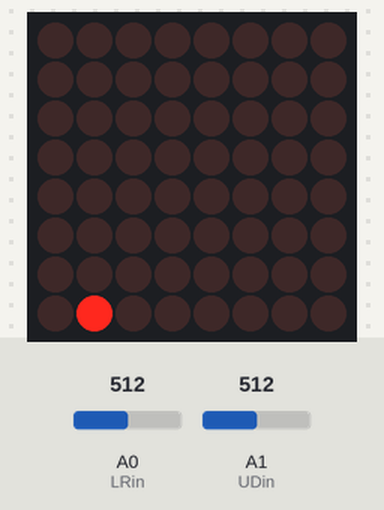
The sketch below on a simulated Arduino Uno, built with avr-gcc and run on an emulated ATmega328P. On the bench: 8×8 LED matrix. Inputs (shaded band) come from the test bench; at power-on: A0 (LRin) = 512, A1 (UDin) = 512. Random numbers use the default seed unless the sketch sets one.

Above: at 0.09 s.
At 0.63 s:
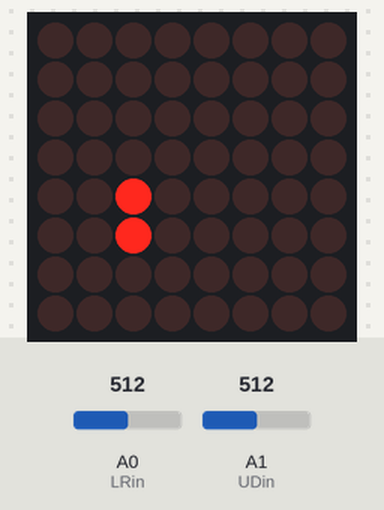
At 1.3 s:
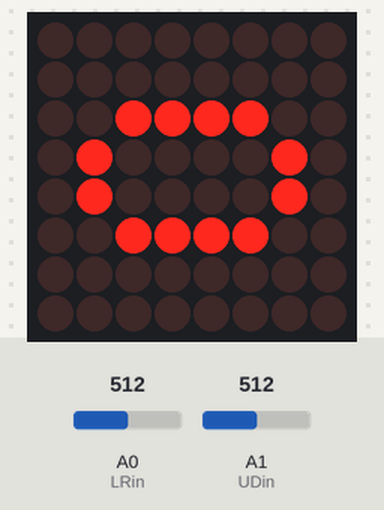

Measured:
- what the display in image 2 shows lasts 0.5 s, from 1.2 s to 1.7 s

The sketch:

snake_MAX.ino
```cpp
// (licence header left out)
#include "LedControl.h"
#include <math.h>
#include <stdlib.h>

#define NBR_MTX 1
LedControl lc=LedControl(12,11,10, 1); //Change these pin numbers if you need to.

  //numbers 0-9. Can be combined to write 0-99 by shifting 4 steps on X.
  int n[11][8][8] = {{
  {0,0,0,0,0,0,0,0},
  {0,1,1,0,0,0,0,0},
  {1,0,0,1,0,0,0,0},
  {1,0,0,1,0,0,0,0},
  {1,0,0,1,0,0,0,0},
  {1,0,0,1,0,0,0,0},
  {0,1,1,0,0,0,0,0},
  {0,0,0,0,0,0,0,0}
  },
  {
  {0,0,0,0,0,0,0,0},
  {0,0,1,0,0,0,0,0},
  {0,1,1,0,0,0,0,0},
  {0,0,1,0,0,0,0,0},
  {0,0,1,0,0,0,0,0},
  {0,0,1,0,0,0,0,0},
  {0,1,1,1,0,0,0,0},
  {0,0,0,0,0,0,0,0}
  },
  {

  {0,0,0,0,0,0,0,0},
  {0,1,1,0,0,0,0,0},
  {1,0,0,1,0,0,0,0},
  {0,0,0,1,0,0,0,0},
  {0,0,1,0,0,0,0,0},
  {0,1,0,0,0,0,0,0},
  {1,1,1,1,0,0,0,0},
  {0,0,0,0,0,0,0,0}
  },
  {

  {0,0,0,0,0,0,0,0},
  {0,1,1,0,0,0,0,0},
  {1,0,0,1,0,0,0,0},
  {0,0,1,0,0,0,0,0},
  {0,0,0,1,0,0,0,0},
  {1,0,0,1,0,0,0,0},
  {0,1,1,0,0,0,0,0},
  {0,0,0,0,0,0,0,0}
  },
  {

  {0,0,0,0,0,0,0,0},
  {1,0,0,1,0,0,0,0},
  {1,0,0,1,0,0,0,0},
  {1,1,1,1,0,0,0,0},
  {0,0,0,1,0,0,0,0},
  {0,0,0,1,0,0,0,0},
  {0,0,0,1,0,0,0,0},
  {0,0,0,0,0,0,0,0},
  },
  {

  {0,0,0,0,0,0,0,0},
  {1,1,1,1,0,0,0,0},
  {1,0,0,0,0,0,0,0},
  {0,1,1,0,0,0,0,0},
  {0,0,0,1,0,0,0,0},
  {1,0,0,1,0,0,0,0},
  {0,1,1,0,0,0,0,0},
  {0,0,0,0,0,0,0,0}
  },
  {

  {0,0,0,0,0,0,0,0},
  {0,1,1,0,0,0,0,0},
  {1,0,0,0,0,0,0,0},
  {1,1,1,0,0,0,0,0},
  {1,0,0,1,0,0,0,0},
  {1,0,0,1,0,0,0,0},
  {0,1,1,0,0,0,0,0},
  {0,0,0,0,0,0,0,0}
  },
  {

  {0,0,0,0,0,0,0,0},
  {1,1,1,1,0,0,0,0},
  {0,0,0,1,0,0,0,0},
  {0,0,1,0,0,0,0,0},
  {0,0,1,0,0,0,0,0},
  {0,1,0,0,0,0,0,0},
  {0,1,0,0,0,0,0,0},
  {0,0,0,0,0,0,0,0}
  },
  {

  {0,0,0,0,0,0,0,0},
  {0,1,1,0,0,0,0,0},
  {1,0,0,1,0,0,0,0},
  {0,1,1,0,0,0,0,0},
  {1,0,0,1,0,0,0,0},
  {1,0,0,1,0,0,0,0},
  {0,1,1,0,0,0,0,0},
  {0,0,0,0,0,0,0,0}
  },
  {

  {0,0,0,0,0,0,0,0},
  {0,1,1,0,0,0,0,0},
  {1,0,0,1,0,0,0,0},
  {1,0,0,1,0,0,0,0},
  {0,1,1,1,0,0,0,0},
  {0,0,0,1,0,0,0,0},
  {0,1,1,0,0,0,0,0},
  {0,0,0,0,0,0,0,0}
  },
  {

  {0,0,0,0,0,0,0,0},
  {0,0,0,0,0,0,0,0},
  {0,0,0,0,0,0,0,0},
  {0,0,0,0,0,0,0,0},
  {0,0,0,0,0,0,0,0},
  {0,0,0,0,0,0,0,0},
  {0,0,0,0,0,0,0,0},
  {0,0,0,0,0,0,0,0}
  }};


const int LRin = A0; //left / right
const int UDin = A1; //up / down.

bool blinkCandy = true; //switch every loop to blink candy.
int moveDir = 0; //0 = right, 1 = up, 2 = left, 3 = down.
int currMoveDir = 0;//Used to keep track of actual current dir, not just last set during a cycle
int length = 1;  //Starting length.
int last[64][2]; //plats för en orm som tar upp alla lampor
int x = 2; //Start pos
int y = 2; //start pos
int lastId = 0; //The position of the snake prevoius step.
bool collision = false; //Set to true if collision.
bool incLength = false;
int candyPos[2];  //Holds the position of the candy.
bool candyOnScreen = false;
int looper = 0;

int speed = 150;

void setup() {
  Serial.begin (9600);
  for(int i = 0; i < 64; i++){ //set all positions outside the screen.
    last[i][0] = -1;
    last[i][1] = -1;
  }

  //Set up display
  for (int i=0; i< NBR_MTX; i++){
    lc.shutdown(i,false);
    /* Set the brightness to a medium values */
    lc.setIntensity(i,10);
    /* and clear the display */
    lc.clearDisplay(i);
  }

}

//timer. Check for user input every cycle, only render image every 150th cycle
int timer = 0;

void loop() {

  looper++;
  looper = looper % speed;
  CheckMove();
  if(looper==0) DoMove();
  if(looper==0) checkCollision();
  if(collision) {
    GameOver();
  }

  candyCollision(); //Check if candy has been eaten

  while(!candyOnScreen) createCandy(); //radnomize new candy position. Keep going until a valid position is set

  if(looper % 100 == 0) candyBlink();
  delay(1);
}

  /**
  *
  * Game over. Flash the score until resetbutton in infinite loop.
  *
  */
void GameOver(void){
  while(1){
    lc.clearDisplay(0);
    delay(100);
    PS(length-1);
    delay(500);
  }
}

  /**
  * Print score.
  */
void PS(int a){
  int nr1;
  int nr2;
  if(a > 10){
    nr1 = a / 10;
    nr2 = a - (nr1 * 10);
  }
  else if(a==10){
    nr1 = 1;
    nr2 = 0;
  }
  else{
    digit(a, 2);
    return;

  }
  digit(nr1, 0);
  digit(nr2, 4);
}

  /*
  * Print a digit on the display.
  * offset is offset in x-axis.
  */
void digit(int nr1, int offset){
    for(int x1 = 0; x1 < 8; x1++){
      for(int y1 = 0; y1 < 8; y1++){
        if(n[nr1][x1][y1] == 1) lc.setLed(0,y1+offset,7-x1,true);
    }
  }
}

/*Blink the candy*/
void candyBlink(void){
  if(blinkCandy) lc.setLed(0,candyPos[0],candyPos[1],true);
  else lc.setLed(0,candyPos[0],candyPos[1],false);
  blinkCandy = !blinkCandy;
}
  /*
  *  Turn on Led, at position (x,y)
  */
void Led(int x, int y){
  if(!incLength){
    //Turn of the last light at the tail, re arrange array so the new tail is at index 0.
    lc.setLed(0,last[0][0], last[0][1],false);
    for(int i = 0; i < length; i++){
      last[i][0] = last[i+1][0];
      last[i][1] = last[i+1][1];
    }

  }
  else{
    length++;
    incLength = false;
  }

  last[length][0] = x;
  last[length][1] = y;

  lc.setLed(0,last[length][0],last[length][1],true); // turn on led for the next position of the head.

}

/*Read input from joystick*/
void CheckMove(void){

  int LR = analogRead(LRin);
  int UD = analogRead(UDin);

  if(LR > 600 && currMoveDir != 0) moveDir = 2; //Go right, if snake is not moving left
  if(LR < 100 && currMoveDir != 2) moveDir = 0; //Go left, if snake is not moving right
  if(UD > 600 && currMoveDir != 1) moveDir = 3; //Go up, if snake is not moving down
  if(UD < 100 && currMoveDir != 3) moveDir = 1; //Go down, if snake is not moving up
}

  /*
  *  Move snake based on currentMoveDir
  */
void DoMove(void){
  currMoveDir = moveDir;
  if(moveDir == 0) MoveRight();
  if(moveDir == 1) MoveUp();
  if(moveDir == 2) MoveLeft();
  if(moveDir == 3) MoveDown();
  Led(x,y);
}

/*Increment length*/
void IncrementLength(void){
  incLength = true;
}

void MoveRight(void){
  x++;
}
void MoveLeft(void){
  x--;
}
void MoveUp(void){
  y--;
}
void MoveDown(void){
  y++;
}

/*create candy*/
void createCandy(void){

  int xR = rand() % 8;
  int yR = rand() % 8;

  for(int i = 0; i <= length; i++){
    if(xR == last[i][0] && yR == last[i][1]){
      candyOnScreen = false;
      return;
    }
  }
  candyPos[0] = xR;
  candyPos[1] = yR;
  candyOnScreen = true;
  lc.setLed(0,xR,yR,true);
}

/*Check for collision with candy*/
void candyCollision(){
  if(last[length][0] == candyPos[0] && last[length][1] == candyPos[1]){
    candyOnScreen = false;
    IncrementLength();
  }
}


/*Checks collision with snake and wall. */
void checkCollision(){
  int xP = last[length][0];
  int yP = last[length][1];

  if(xP == -1 || xP == 8 || yP == -1 || yP == 8){
    collision = true;
    return;
  }
  else{
    for(int i = 0; i < length; i++){
      if(last[i][0] == xP && last[i][1] == yP){
        collision = true;
        return;
      }
    }
  }
}
```
